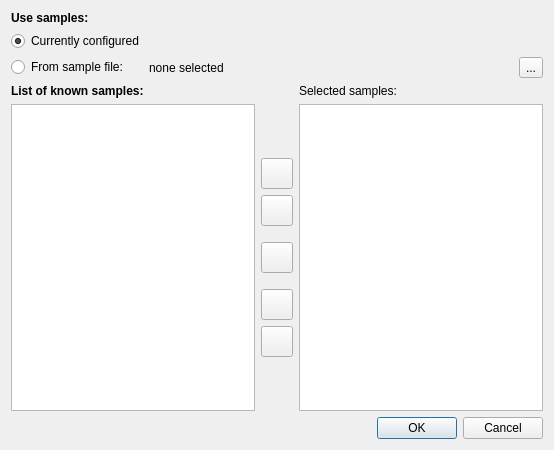
<?xml version="1.0" encoding="UTF-8"?>
<ui version="4.0">
 <class>Dialog</class>
 <widget class="QDialog" name="Dialog">
  <property name="geometry">
   <rect>
    <x>0</x>
    <y>0</y>
    <width>554</width>
    <height>450</height>
   </rect>
  </property>
  <property name="windowTitle">
   <string>Sample settings</string>
  </property>
  <layout class="QGridLayout" name="gridLayout">
   <item row="1" column="3">
    <widget class="QLabel" name="label">
     <property name="frameShape">
      <enum>QFrame::NoFrame</enum>
     </property>
     <property name="frameShadow">
      <enum>QFrame::Plain</enum>
     </property>
     <property name="text">
      <string>Selected samples:</string>
     </property>
    </widget>
   </item>
   <item row="2" column="3">
    <widget class="QListWidget" name="selList">
     <property name="dragEnabled">
      <bool>true</bool>
     </property>
     <property name="dragDropMode">
      <enum>QAbstractItemView::DragDrop</enum>
     </property>
     <property name="defaultDropAction">
      <enum>Qt::MoveAction</enum>
     </property>
    </widget>
   </item>
   <item row="2" column="2">
    <layout class="QVBoxLayout" name="verticalLayout">
     <item>
      <spacer name="verticalSpacer">
       <property name="orientation">
        <enum>Qt::Vertical</enum>
       </property>
       <property name="sizeHint" stdset="0">
        <size>
         <width>20</width>
         <height>40</height>
        </size>
       </property>
      </spacer>
     </item>
     <item>
      <widget class="QToolButton" name="rightBtn">
       <property name="toolTip">
        <string>Move highlighted samples into the Selected list</string>
       </property>
       <property name="icon">
        <iconset resource="../../../resources/nicos-gui.qrc">
         <normaloff>:/next</normaloff>:/next</iconset>
       </property>
       <property name="iconSize">
        <size>
         <width>24</width>
         <height>24</height>
        </size>
       </property>
      </widget>
     </item>
     <item>
      <widget class="QToolButton" name="leftBtn">
       <property name="toolTip">
        <string>Remove highlighted samples from the Selected list</string>
       </property>
       <property name="icon">
        <iconset resource="../../../resources/nicos-gui.qrc">
         <normaloff>:/previous</normaloff>:/previous</iconset>
       </property>
       <property name="iconSize">
        <size>
         <width>24</width>
         <height>24</height>
        </size>
       </property>
      </widget>
     </item>
     <item>
      <spacer name="verticalSpacer_4">
       <property name="orientation">
        <enum>Qt::Vertical</enum>
       </property>
       <property name="sizeType">
        <enum>QSizePolicy::Fixed</enum>
       </property>
       <property name="sizeHint" stdset="0">
        <size>
         <width>20</width>
         <height>10</height>
        </size>
       </property>
      </spacer>
     </item>
     <item>
      <widget class="QToolButton" name="clearBtn">
       <property name="toolTip">
        <string>Clear Selected list</string>
       </property>
       <property name="icon">
        <iconset resource="../../../resources/nicos-gui.qrc">
         <normaloff>:/emergency</normaloff>:/emergency</iconset>
       </property>
       <property name="iconSize">
        <size>
         <width>24</width>
         <height>24</height>
        </size>
       </property>
      </widget>
     </item>
     <item>
      <spacer name="verticalSpacer_3">
       <property name="orientation">
        <enum>Qt::Vertical</enum>
       </property>
       <property name="sizeType">
        <enum>QSizePolicy::Fixed</enum>
       </property>
       <property name="sizeHint" stdset="0">
        <size>
         <width>20</width>
         <height>10</height>
        </size>
       </property>
      </spacer>
     </item>
     <item>
      <widget class="QToolButton" name="upBtn">
       <property name="toolTip">
        <string>Move sample up in the Selected list</string>
       </property>
       <property name="icon">
        <iconset resource="../../../resources/nicos-gui.qrc">
         <normaloff>:/up</normaloff>:/up</iconset>
       </property>
       <property name="iconSize">
        <size>
         <width>24</width>
         <height>24</height>
        </size>
       </property>
      </widget>
     </item>
     <item>
      <widget class="QToolButton" name="downBtn">
       <property name="toolTip">
        <string>Move sample down in the Selected list</string>
       </property>
       <property name="icon">
        <iconset resource="../../../resources/nicos-gui.qrc">
         <normaloff>:/down</normaloff>:/down</iconset>
       </property>
       <property name="iconSize">
        <size>
         <width>24</width>
         <height>24</height>
        </size>
       </property>
      </widget>
     </item>
     <item>
      <spacer name="verticalSpacer_2">
       <property name="orientation">
        <enum>Qt::Vertical</enum>
       </property>
       <property name="sizeHint" stdset="0">
        <size>
         <width>20</width>
         <height>40</height>
        </size>
       </property>
      </spacer>
     </item>
    </layout>
   </item>
   <item row="3" column="2" colspan="2">
    <widget class="QDialogButtonBox" name="buttonBox">
     <property name="orientation">
      <enum>Qt::Horizontal</enum>
     </property>
     <property name="standardButtons">
      <set>QDialogButtonBox::Cancel|QDialogButtonBox::Ok</set>
     </property>
    </widget>
   </item>
   <item row="2" column="0" colspan="2">
    <widget class="QListWidget" name="allList">
     <property name="selectionMode">
      <enum>QAbstractItemView::MultiSelection</enum>
     </property>
    </widget>
   </item>
   <item row="1" column="0">
    <widget class="QLabel" name="label_2">
     <property name="font">
      <font>
       <weight>75</weight>
       <bold>true</bold>
      </font>
     </property>
     <property name="text">
      <string>List of known samples:</string>
     </property>
    </widget>
   </item>
   <item row="0" column="0" colspan="4">
    <layout class="QVBoxLayout" name="verticalLayout_2">
     <item>
      <widget class="QLabel" name="label_3">
       <property name="font">
        <font>
         <weight>75</weight>
         <bold>true</bold>
        </font>
       </property>
       <property name="text">
        <string>Use samples:</string>
       </property>
      </widget>
     </item>
     <item>
      <widget class="QRadioButton" name="currentSamplesBtn">
       <property name="text">
        <string>Currently configured</string>
       </property>
       <property name="checked">
        <bool>true</bool>
       </property>
      </widget>
     </item>
     <item>
      <layout class="QHBoxLayout" name="horizontalLayout">
       <item>
        <widget class="QRadioButton" name="sampleFileBtn">
         <property name="text">
          <string>From sample file:</string>
         </property>
        </widget>
       </item>
       <item>
        <spacer name="horizontalSpacer">
         <property name="orientation">
          <enum>Qt::Horizontal</enum>
         </property>
         <property name="sizeType">
          <enum>QSizePolicy::Fixed</enum>
         </property>
         <property name="sizeHint" stdset="0">
          <size>
           <width>15</width>
           <height>20</height>
          </size>
         </property>
        </spacer>
       </item>
       <item>
        <widget class="QLabel" name="sampleFileLbl">
         <property name="sizePolicy">
          <sizepolicy hsizetype="Expanding" vsizetype="Preferred">
           <horstretch>0</horstretch>
           <verstretch>0</verstretch>
          </sizepolicy>
         </property>
         <property name="text">
          <string>none selected</string>
         </property>
        </widget>
       </item>
       <item>
        <widget class="QToolButton" name="fileSelectBtn">
         <property name="text">
          <string>...</string>
         </property>
        </widget>
       </item>
      </layout>
     </item>
    </layout>
   </item>
  </layout>
 </widget>
 <tabstops>
  <tabstop>allList</tabstop>
  <tabstop>rightBtn</tabstop>
  <tabstop>leftBtn</tabstop>
  <tabstop>clearBtn</tabstop>
  <tabstop>upBtn</tabstop>
  <tabstop>downBtn</tabstop>
  <tabstop>selList</tabstop>
  <tabstop>buttonBox</tabstop>
 </tabstops>
 <resources>
  <include location="../../../resources/nicos-gui.qrc"/>
 </resources>
 <connections>
  <connection>
   <sender>buttonBox</sender>
   <signal>accepted()</signal>
   <receiver>Dialog</receiver>
   <slot>accept()</slot>
   <hints>
    <hint type="sourcelabel">
     <x>248</x>
     <y>254</y>
    </hint>
    <hint type="destinationlabel">
     <x>157</x>
     <y>274</y>
    </hint>
   </hints>
  </connection>
  <connection>
   <sender>buttonBox</sender>
   <signal>rejected()</signal>
   <receiver>Dialog</receiver>
   <slot>reject()</slot>
   <hints>
    <hint type="sourcelabel">
     <x>316</x>
     <y>260</y>
    </hint>
    <hint type="destinationlabel">
     <x>286</x>
     <y>274</y>
    </hint>
   </hints>
  </connection>
 </connections>
</ui>
